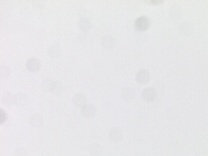
%> input picture CDIO/GUI/current_pic.jpg, 208 x 156 px, shrunk from 1024 x 768 before the run
$ octave --eval "result = hairGone;"   (GNU Octave 9; MATLAB toolbox functions it lacks are replaced by stand-ins)
%> lines starting %> are read from the running program, lines starting %| are printed output that depends on the picture; in (x1, y1, x2, y2) boxes, pixels count from 0 and x2, y2 are one past the last pixel; in counts of white or black regions, pixels touching at a corner belong together; the program's own positions count from 1
### CDIO/GUI/interp.m
function newImage = interp(im,idx)

[rows,cols] = size(im);
%newImage = im;
%[r,c] = ind2sub(size(im), 1:length(idx));
R = 10;
N = 100;
theta = linspace(0, 2*pi, N+1);
theta(end) = [];

for j = 1:length(idx)
    [row,col] = ind2sub(size(im),idx(j));
    xff = row;
    yff = col;
    [x, y] = pol2cart(theta,R);
    x = x + xff;
    y = y + yff;
    y(y == 0) = 1; %Indexeringsk�l senare
    x(x == 0) = 1; %Indexeringsk�l senare
% [5 lines of commented-out code are left out]
    if(length(x(x < 0))~= 0 || length(y(y < 0)) ~= 0 || length(x(x > rows)) ~= 0)
        im(xff,yff) = mean(mean(im));
        %newImage(xff,yff) = im(xff,yff);
    else if(max(x)< rows && max(y)< cols)% && xff>1 && yff>1)
            % [4 lines of commented-out code are left out]
            im(xff,yff) = mean(mean(im(ceil(x),ceil(y))));
            %newImage(xff,yff) = im(xff,yff);
        end
    end
    newImage = im;
end

### CDIO/GUI/hairGone.m
function [res]= hairGone()
im = imread('current_pic.jpg');
%> im is the input picture: size 156x208x3 uint8; mean R, G, B 231.1, 230.7, 232.6
im = rgb2gray(im);
%> im: size 156x208 uint8

binvect = 0:1:255;
histo = hist(im(:), binvect);
%> histo = 256 values, max 6344 at index 232, min 0 at index 1, mean 126.8

sigma = 2;
lpH=exp(-0.5*([-9:9]/sigma).^2);
lpH=lpH/sum(lpH); % Horizontal filter
lpV=lpH'; % Vertical filter
im_gauss = conv2(conv2(im,lpV,'same'),lpH,'same');
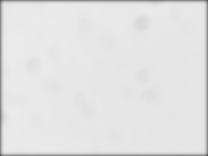
%> im_gauss: size 156x208 double; min 82.65, max 234.9, mean 226.9

se2 = strel('disk',2);
hairs = imtophat(im,se2);
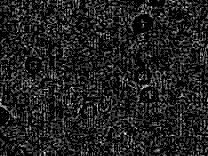
%> hairs: size 156x208 uint8; min 0, max 5, mean 0.629; drawn with min black and max white

%imagesc(hairs)

T = graythresh(hairs);
%> T = 0
hairsbin = imbinarize(hairs,T);
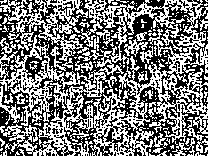
%> hairsbin: size 156x208 logical; 48% white in thin lines or dots
se4 = strel('disk',4);
hairsbin = imclose(hairsbin, se4);
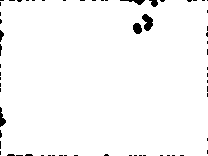
%> hairsbin: size 156x208 logical; 97.9% white; 64 black regions (58 under 20 px), largest, box (x1, y1, x2, y2) and area: (142, 14, 153, 31) 120, (133, 23, 142, 34) 78, (0, 107, 6, 127) 63, (120, 0, 145, 5) 54, (149, 0, 158, 7) 42, (0, 30, 4, 42) 29
hairsbin = imclose(hairsbin, se4);

%imagesc(hairsbin), colorbar

im_gauss(hairsbin > 0) = mean(mean(im_gauss));
im(hairsbin > 0) = mean(mean(im_gauss));

idx = find(hairsbin > 0);
%> idx = 31778 values from 2 to 32448
interpol = interp(im,idx);
%> the loop in interp, `for j = 1:length(idx)` made 31778 passes
%> (row, col, xff, yff) on passes 1 to 3: (2, 1, 2, 1), (7, 1, 7, 1), (8, 1, 8, 1)
%> after the loop in interp, `for j = 1:length(idx)`: im: size 156x208 uint8; min 213, max 235, mean 226; mean of the top-left, top-right, bottom-left and bottom-right quarters 226.1, 225.9, 226, 226
%> after the loop in interp, `for j = 1:length(idx)`: x = 100 values, max 166 at index 1, min 146 at index 51, mean 156; y = 100 values, max 218 at index 26, min 198 at index 76, mean 208


T = graythresh(interpol);
%> T = 0.894
imbin = imbinarize(interpol,T);
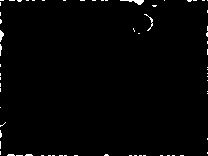
%> imbin: size 156x208 logical; 1.2% white in thin lines or dots
imbin = ~imbin;
%> imbin: size 156x208 logical; 98.8% white; black in thin lines or dots

se = strel('square',4);
imC = imclose(imbin, se);
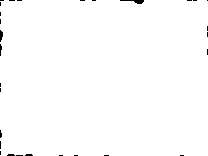
%> imC: size 156x208 logical; 99.3% white; 29 black regions (27 under 20 px), largest, box (x1, y1, x2, y2) and area: (120, 0, 144, 4) 47, (0, 30, 3, 42) 26
imO = imopen(imC,se);
%> imO: size 156x208 logical; 99.2% white; 18 black regions (14 under 20 px), largest, box (x1, y1, x2, y2) and area: (120, 0, 144, 4) 47, (0, 30, 3, 56) 44, (7, 154, 33, 156) 38, (0, 130, 2, 156) 30
BW = bwareaopen(imO,1000);
BWfill = imfill(BW,'holes');

res = BWfill;

end
